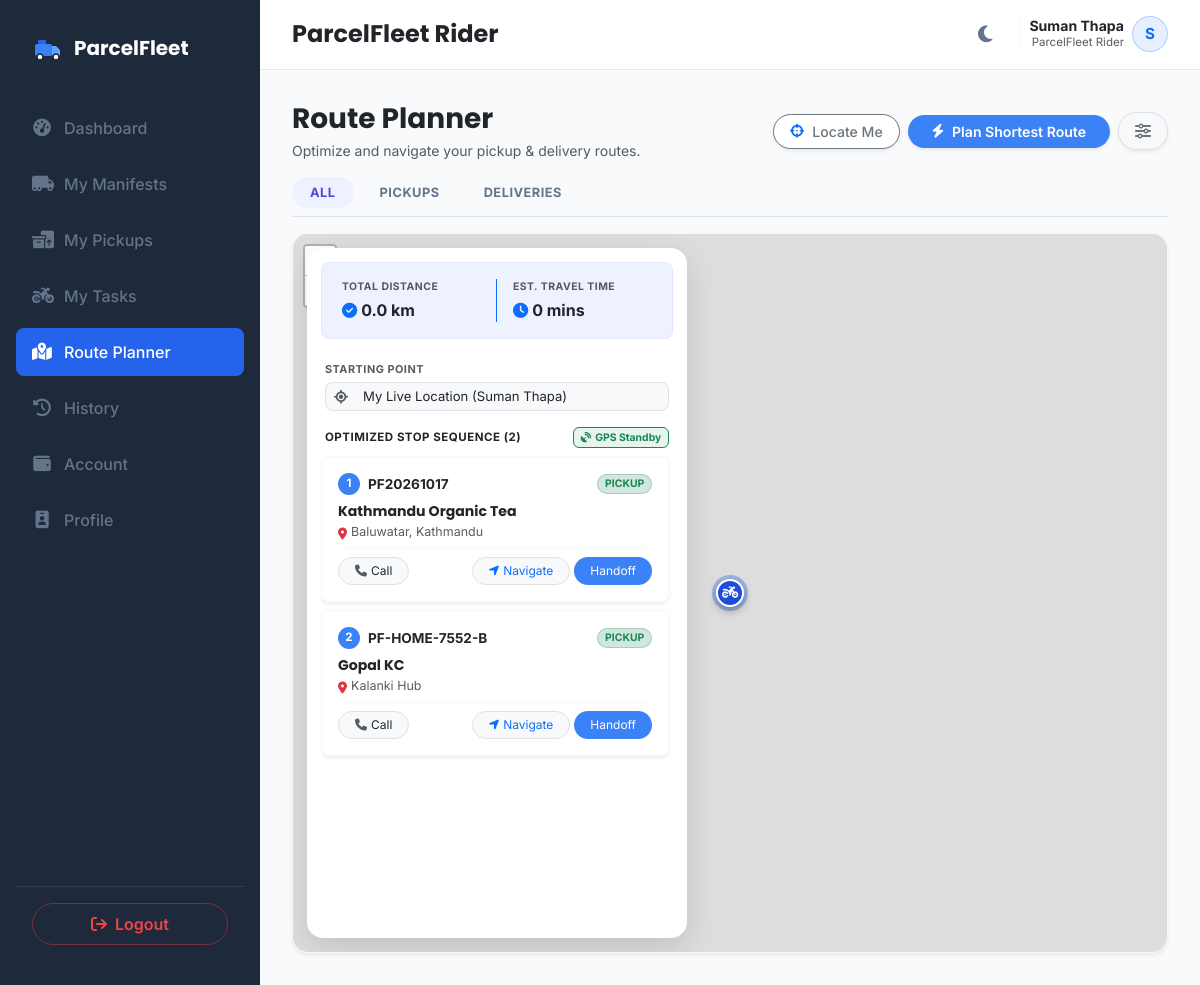
The page /driver/route-planner (signed in) on the database as committed earlier.
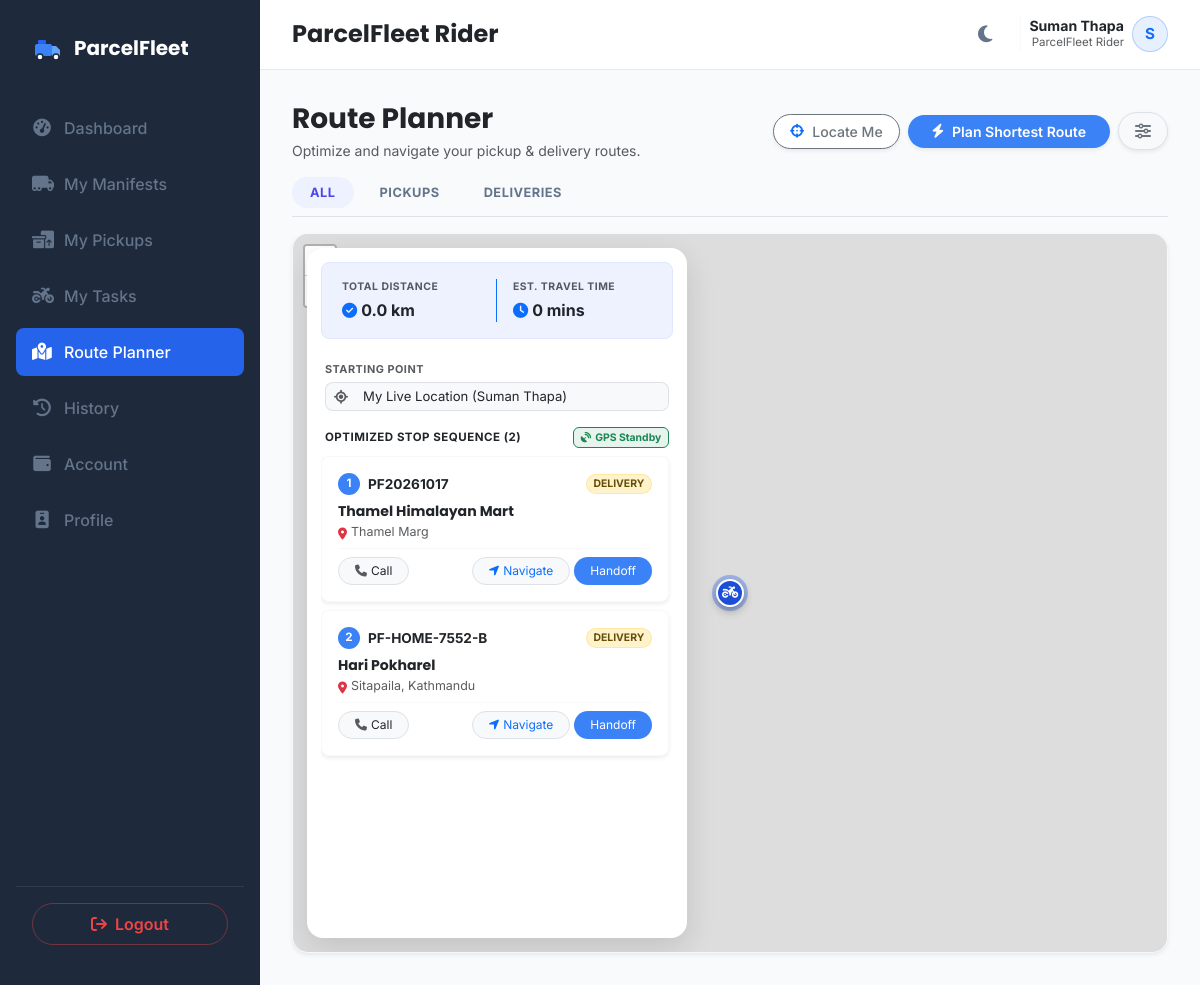
The same page on the database as committed later.
### models.py (models this page shows, shortened)
class Parcel(db.Model):
    __tablename__ = 'parcels'
    id = db.Column(db.Integer, primary_key=True)
    tracking_id = db.Column(db.String(50), unique=True, nullable=False)
    sender_name = db.Column(db.String(100), nullable=False)
    sender_phone = db.Column(db.String(20), nullable=False)
    receiver_name = db.Column(db.String(100), nullable=False)
    receiver_phone = db.Column(db.String(20), nullable=False)
    pickup_address = db.Column(db.String(100), nullable=False)
    delivery_address = db.Column(db.String(100), nullable=False)
    pickup_hub = db.Column(db.String(100), nullable=True)
    delivery_hub = db.Column(db.String(100), nullable=True)
    pickup_latitude = db.Column(db.Float, nullable=False, default=27.7154)
    pickup_longitude = db.Column(db.Float, nullable=False, default=85.3123)
    delivery_latitude = db.Column(db.Float, nullable=False, default=27.6915)
    delivery_longitude = db.Column(db.Float, nullable=False, default=85.3331)
    parcel_type = db.Column(db.String(50), nullable=False)
    weight = db.Column(db.Float, nullable=False)
    length = db.Column(db.Float, nullable=False, default=10.0)
    width = db.Column(db.Float, nullable=False, default=10.0)
    height = db.Column(db.Float, nullable=False, default=10.0)
    status = db.Column(db.String(30), default='Pending')  # 'Pending', 'Assigned', 'Manifested', 'Picked Up', 'In Transit', 'Out For Delivery', 'Delivered', 'Failed Delivery', 'Returned', 'Cancelled'
    delivery_charge = db.Column(db.Float, nullable=False, default=0.0)
    payment_status = db.Column(db.String(20), default='Pending')  # 'Pending', 'Paid', 'COD'
    assigned_driver_id = db.Column(db.Integer, db.ForeignKey('drivers.id'), nullable=True)
    service_type = db.Column(db.String(50), nullable=False, default='Standard')  # 'Standard', 'Express', 'Air', 'Surface'
    cod_amount = db.Column(db.Float, default=0.0)
    customer_id = db.Column(db.Integer, db.ForeignKey('customer_profiles.id'), nullable=True)
    hub_id = db.Column(db.Integer, db.ForeignKey('hubs.id'), nullable=True)
    merchandise_id = db.Column(db.Integer, db.ForeignKey('merchandise.id'), nullable=True)
    manifest_id = db.Column(db.Integer, db.ForeignKey('manifests.id'), nullable=True)
    expected_delivery_date = db.Column(db.DateTime, nullable=True)
    pickup_image = db.Column(db.String(255), nullable=True)
    delivery_image = db.Column(db.String(255), nullable=True)
    delivery_attempts = db.Column(db.Integer, default=0)
    failed_reason = db.Column(db.String(255), nullable=True)
    special_tags = db.Column(db.String(255), nullable=True)
    created_at = db.Column(db.DateTime, default=datetime.utcnow)
    delivered_at = db.Column(db.DateTime, nullable=True)
    delivery_notes = db.Column(db.Text, nullable=True)
    customer_signature = db.Column(db.Text, nullable=True)
    manifest = db.relationship('Manifest', foreign_keys=[manifest_id])
    history = db.relationship('TrackingHistory', backref='parcel', cascade="all, delete-orphan", order_by="TrackingHistory.timestamp.asc()")
    notifications = db.relationship('NotificationLog', backref='parcel', cascade="all, delete-orphan", order_by="NotificationLog.timestamp.asc()")

### app.py (the view)
@app.route('/driver/route-planner')
@login_required
def driver_route_planner():
    if current_user.role != 'driver':
        return redirect(url_for('index'))
    driver = Driver.query.filter_by(user_id=current_user.id).first_or_404()
    active_deliveries = get_driver_active_parcels(driver.id)
    return render_template(
        'driver_route_planner.html',
        active_page='driver_route_planner',
        driver=driver,
        active_deliveries=active_deliveries
    )

### app.py (called while the page is built)
@login_manager.user_loader
def load_user(user_id):
    return User.query.get(int(user_id))

def get_driver_active_parcels(driver_id):
    direct = Parcel.query.filter_by(assigned_driver_id=driver_id).filter(
        Parcel.status.notin_(['Delivered', 'Cancelled'])
    ).all()
    manifest_p = Parcel.query.join(ManifestItem, ManifestItem.parcel_id == Parcel.id)\
        .join(Manifest, Manifest.id == ManifestItem.manifest_id)\
        .filter(Manifest.assigned_driver_id == driver_id)\
        .filter(Manifest.manifest_status != 'Completed')\
        .filter(Parcel.status.notin_(['Delivered', 'Cancelled'])).all()
    seen = {p.id: p for p in (direct + manifest_p)}
    res = list(seen.values())
    res.sort(key=lambda x: (0 if x.status == 'Assigned' else 1, x.id))
    return res

### templates/driver_route_planner.html (shortened to what the changed rows need)
{% extends "base.html" %}
{% block content %}
<div class="container-fluid px-0">
    <div class="driver-map-wrapper position-relative shadow-sm rounded-4 overflow-hidden border border-light" style="height: 720px; min-height: calc(100vh - 210px);">
        <div class="floating-sequence-panel shadow-lg rounded-4 d-flex flex-column" id="floatingSequenceCard">
            <div class="sequence-stops-scrollable flex-grow-1 overflow-y-auto pe-1" id="stopsSequenceContainer">
                {% if not active_deliveries %}
                <div class="text-center py-5 text-muted">
                    <i class="fa-solid fa-box-open fa-2x mb-2 text-secondary opacity-50"></i>
                    <p class="small mb-0">No active delivery stops assigned.</p>
                    <small style="font-size: 0.75rem;">Set state to 'Available' in settings.</small>
                </div>
                {% else %}
                    {% for p in active_deliveries %}
                    <div class="stop-sequence-card p-3 mb-2 rounded-3 border border-light shadow-sm" data-stop-type="{% if p.status == 'Assigned' %}pickup{% else %}delivery{% endif %}" data-parcel-id="{{ p.id }}" data-lat="{{ p.delivery_latitude if p.status != 'Assigned' else p.pickup_latitude }}" data-lng="{{ p.delivery_longitude if p.status != 'Assigned' else p.pickup_longitude }}">
                        <div class="d-flex justify-content-between align-items-center mb-2">
                            <div class="d-flex align-items-center gap-2">
                                <span class="stop-badge-number bg-primary text-white rounded-circle d-flex align-items-center justify-content-center fw-bold" style="width: 22px; height: 22px; font-size: 0.72rem;">
                                    {{ loop.index }}
                                </span>
                                <strong class="text-dark" style="font-size: 0.85rem;">{{ p.tracking_id }}</strong>
                            </div>
                            <span class="badge rounded-pill {% if p.status == 'Assigned' %}bg-success-subtle text-success border border-success border-opacity-25{% else %}bg-warning-subtle text-warning-emphasis border border-warning border-opacity-25{% endif %}" style="font-size: 0.65rem; font-weight: 700; text-transform: uppercase;">
                                {% if p.status == 'Assigned' %}PICKUP{% else %}DELIVERY{% endif %}
                            </span>
                        </div>
                        <div class="mb-2">
                            <h6 class="fw-bold text-dark mb-1" style="font-size: 0.88rem;">
                                {% if p.status == 'Assigned' %}{{ p.sender_name }}{% else %}{{ p.receiver_name }}{% endif %}
                            </h6>
                            <p class="text-muted small mb-0 d-flex align-items-start gap-1" style="font-size: 0.78rem; line-height: 1.3;">
                                <i class="fa-solid fa-location-dot text-danger mt-1" style="font-size: 0.75rem;"></i>
                                <span>{% if p.status == 'Assigned' %}{{ p.pickup_address }}{% else %}{{ p.delivery_address }}{% endif %}</span>
                            </p>
                        </div>
                        <div class="d-flex justify-content-between align-items-center pt-2 border-top border-light">
                            <a href="tel:{% if p.status == 'Assigned' %}{{ p.sender_phone }}{% else %}{{ p.receiver_phone }}{% endif %}" class="btn btn-sm btn-light border rounded-pill px-3 text-dark d-flex align-items-center gap-1" style="font-size: 0.75rem;">
                                <i class="fa-solid fa-phone text-muted"></i>
                                <span>Call</span>
                            </a>
                            <div class="d-flex gap-1">
                                <button type="button" class="btn btn-sm btn-light border rounded-pill px-3 text-primary d-flex align-items-center gap-1 btn-nav-stop" data-lat="{{ p.delivery_latitude if p.status != 'Assigned' else p.pickup_latitude }}" data-lng="{{ p.delivery_longitude if p.status != 'Assigned' else p.pickup_longitude }}" style="font-size: 0.75rem;">
                                    <i class="fa-solid fa-location-arrow"></i>
                                    <span>Navigate</span>
                                </button>
                                <button type="button" class="btn btn-sm btn-primary rounded-pill px-3 d-flex align-items-center gap-1" data-bs-toggle="modal" data-bs-target="#updateStatusModal{{ p.id }}" style="font-size: 0.75rem; background: #3B82F6; border: none;">
                                    <span>Handoff</span>
                                </button>
                            </div>
                        </div>
                    </div>
                    {% endfor %}
                {% endif %}
            </div>
        </div>
    </div>
</div>
{% endblock %}

Rows that differ between the two databases and show on the page:
changed Parcel "PF20261017": receiver_name (not shown) → "Thamel Himalayan Mart"; delivery_address (not shown) → "Thamel Marg"; sender_name "Kathmandu Organic Tea" → (not shown); pickup_address "Baluwatar, Kathmandu" → (not shown); status "PICKUP" → "DELIVERY"
changed Parcel "PF-HOME-7552-B": receiver_name (not shown) → "Hari Pokharel"; delivery_address (not shown) → "Sitapaila, Kathmandu"; sender_name "Gopal KC" → (not shown); pickup_address "Kalanki Hub" → (not shown); status "PICKUP" → "DELIVERY"
